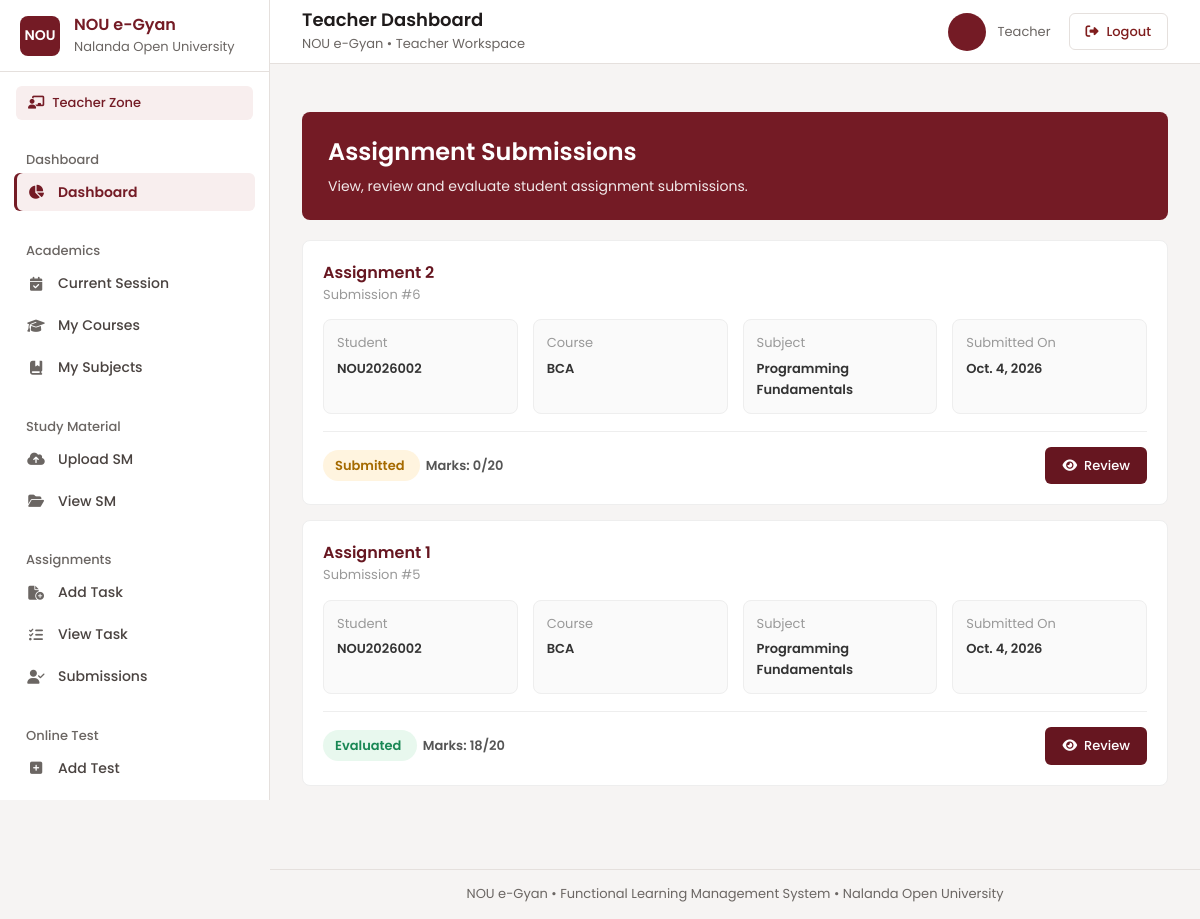
The page /teacher/submissions/ (signed in) on the database its author committed.
### myapp/models.py (models this page shows, shortened)
class TaskSubmit(models.Model):
    task=models.ForeignKey(
        tbl_assignment,
        on_delete=models.CASCADE
    )
    student = models.ForeignKey(User, on_delete=models.CASCADE)
    submitted_file=models.FileField(upload_to='submission/')
    submit_to=models.CharField(max_length=50)
    status=models.CharField(max_length=50)
    marks = models.PositiveIntegerField(default=0)
    dos=models.DateField()

class tbl_assignment(models.Model):
    id = models.IntegerField(primary_key=True,auto_created=True)
    title = models.CharField(max_length=200)
    due_date = models.DateField()
    course = models.CharField(max_length=100)
    subject = models.CharField(max_length=100)
    total_marks = models.IntegerField(default=20)
    attachment = models.FileField(upload_to='assignments/',null=True,blank=True)
    status = models.CharField(max_length=20)
    instructions = models.TextField(null=True,blank=True)
    create_by = models.ForeignKey(User,on_delete=models.SET_NULL,null=True)
    Dor = models.DateTimeField()

### myapp/views.py (the view)
# urls.py: path("teacher/submissions/", teacher_submissions, name="teacher_submissions"),
@cache_control(no_cache=True, must_revalidate=True, no_store=True)
@login_required
def teacher_submissions(request):
    submissions = TaskSubmit.objects.filter(
        submit_to=request.user.username
    ).order_by("-id")
    return render(
        request,
        "teacher/submissions.html",
        {"submissions": submissions}
    )

### myapp/templates/teacher/submissions.html (shortened to what this page needs)
{% extends "teacher/base.html" %}
{% block content %}
<div class="submission-page">
    <div class="submission-hero">
        <h2>Assignment Submissions</h2>
        <p>View, review and evaluate student assignment submissions.</p>
    </div>
    {% if submissions %}
        {% for submission in submissions %}
        <div class="submission-card">
            <div class="submission-top">
                <div>
                    <h3 class="submission-title">
                        {{ submission.task.title }}
                    </h3>
                    <div class="submission-id">
                        Submission #{{ submission.id }}
                    </div>
                </div>
            </div>
            <div class="submission-grid">
                <div class="submission-info">
                    <label>Student</label>
                    <span>
                        {{ submission.student.get_full_name|default:submission.student.username }}
                    </span>
                </div>
                <div class="submission-info">
                    <label>Course</label>
                    <span>{{ submission.task.course }}</span>
                </div>
                <div class="submission-info">
                    <label>Subject</label>
                    <span>{{ submission.task.subject }}</span>
                </div>
                <div class="submission-info">
                    <label>Submitted On</label>
                    <span>{{ submission.dos }}</span>
                </div>
            </div>
            <div class="submission-bottom">
                <div>
                    {% if submission.status == "Evaluated" %}
                        <span class="status status-evaluated">
                            Evaluated
                        </span>
                    {% else %}
                        <span class="status status-submitted">
                            Submitted
                        </span>
                    {% endif %}
                    <span class="marks">
                        &nbsp; Marks:
                        {{ submission.marks }}/{{ submission.task.total_marks }}
                    </span>
                </div>
                <a href="{% url 'teacher_review_submission' submission.id %}"
                   class="review-btn">
                    <i class="fa-solid fa-eye"></i>
                    Review
                </a>
            </div>
        </div>
        {% endfor %}
    {% endif %}
</div>
{% endblock %}

### myapp/templates/teacher/base.html (style rules this page uses)
:root { --bg-main: #f8fafc; --bg-card: #ffffff; --text-primary: #1e293b; --text-muted: #64748b; --brand-gradient: linear-gradient(180deg, #5b1019 0%, #741b25 50%, #4a0c13 100%); --accent-gold: #f2c58f; --accent-gold-hover: #f0c99f; --border-light: #e2e8f0; --sidebar-width: 270px; --topbar-height: 75px; --radius-md: 10px; --radius-lg: 16px; --transition-smooth: all 0.25s cubic-bezier(0.4, 0, 0.2, 1); }
* { margin: 0; padding: 0; box-sizing: border-box; }
html, body { width: 100%; min-height: 100%; }
body { font-family: "Poppins", sans-serif; background-color: var(--bg-main); color: var(--text-primary); overflow-x: hidden; }
a { text-decoration: none; color: inherit; }

### myapp/templates/partials/poppins.html (style rules this page uses)
:root { --font-poppins: "Poppins", system-ui, -apple-system, "Segoe UI", Roboto, sans-serif; --fw-light: 300; --fw-regular: 400; --fw-medium: 500; --fw-semibold: 600; --fw-bold: 700; --fw-extrabold: 800; }
html, body, button, input, select, textarea, optgroup, option, table, caption, th, td, h1, h2, h3, h4, h5, h6, p, a, span, div, label, ul, ol, li, dl, dt, dd, small, strong, b, em, legend, summary, figcaption, blockquote, section, header, footer, nav, main, aside, article, form, fieldset { font-family: var(--font-poppins); }
html { -webkit-text-size-adjust: 100%; text-size-adjust: 100%; }
body { font-weight: var(--fw-regular); -webkit-font-smoothing: antialiased; -moz-osx-font-smoothing: grayscale; text-rendering: optimizeLegibility; -webkit-tap-highlight-color: transparent; }

### myapp/templates/teacher/submissions.html (style rules this page uses)
.submission-page { max-width: 1200px; margin: 0 auto; padding: 20px 0 40px; font-family: "Poppins", sans-serif; }
.submission-hero { background: #661620; border-radius: 10px; padding: 28px 32px; color: #fff; margin-bottom: 22px; box-shadow: none; }
.submission-hero h2 { margin: 0 0 6px; font-size: 24px; font-weight: 600; }
.submission-hero p { margin: 0; font-size: 13px; opacity: .9; }
.submission-card { background: #fff; border: 1px solid #eee; border-radius: 10px; padding: 20px; box-shadow: none; margin-bottom: 15px; }
.submission-top { display: flex; justify-content: space-between; align-items: center; gap: 15px; margin-bottom: 15px; }
.submission-title { font-size: 16px; font-weight: 600; color: #661620; margin: 0; }
.submission-id { font-size: 13px; color: #999; }
.submission-grid { display: grid; grid-template-columns: repeat(4, 1fr); gap: 15px; }
.submission-info { background: #fafafa; border: 1px solid #eee; border-radius: 8px; padding: 13px; }
.submission-info label { display: block; font-size: 13px; color: #999; margin-bottom: 5px; text-transform: none; }
.submission-info span { font-size: 13px; color: #333; font-weight: 600; }
.submission-bottom { margin-top: 17px; padding-top: 15px; border-top: 1px solid #eee; display: flex; justify-content: space-between; align-items: center; }
.status { padding: 6px 12px; border-radius: 30px; font-size: 13px; font-weight: 600; }
.status-submitted { background: #fff4df; color: #a56a00; }
.status-evaluated { background: #e8f8ee; color: #198754; }
.marks { font-size: 13px; font-weight: 600; color: #555; }
.review-btn { text-decoration: none; background: #661620; color: #fff; padding: 9px 17px; border-radius: 6px; font-size: 13px; font-weight: 600; display: inline-flex; align-items: center; gap: 7px; }

### rows shown on the page
TaskSubmit: task "Assignment 2", id "6", student.get_full_name "NOU2026002", task.course "BCA", task.subject "Programming Fundamentals", dos "Oct. 4, 2026", status "Submitted", marks "0", task.total_marks "20"
TaskSubmit: task "Assignment 1", id "5", student.get_full_name "NOU2026002", task.course "BCA", task.subject "Programming Fundamentals", dos "Oct. 4, 2026", status "Evaluated", marks "18", task.total_marks "20"
